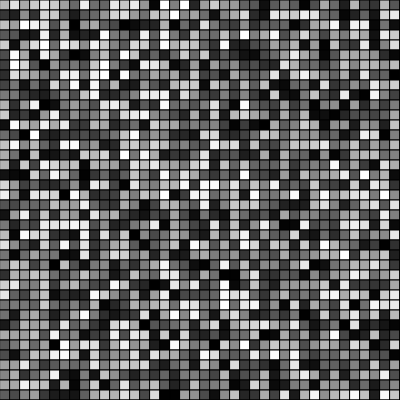
Frame 1 (no input)
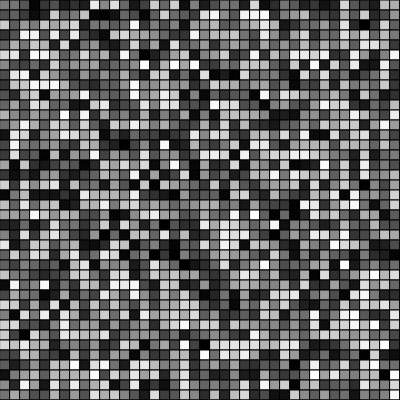
Frame 2 (the mouse pressed at the canvas centre, redrawn once)

The p5.js sketch that drew these frames (run headless with seeded random() and noise() and a simulated clock; the mouse was pressed at the canvas centre and the sketch redrawn once):

// p5.js sketch
// ── sketch.js
function setup() {
    createCanvas(400, 400);
  }
  
  function draw() {
    background(220);
    for(let x = 0; x <= width; x = x + 10) {
      for(let y = 0; y <= height; y = y + 10) {
        fill(random(0, 255));
        rect(x, y, 10, 10);
      }
    }
    noLoop();
  }
// ── codename.html
<!DOCTYPE html>

<html lang="en">
<head>
    <meta charset="UTF-8">
    <meta name="viewport" content="width=device-width, initial-scale=1.0">
    <link rel="stylesheet" href="codenamestyle.css">
    <title>Code Names Live</title>
</head>
<!-- <body>

    <div class="container">
        <h1>Mission impossible</h1>
        <p>Shhhh...Fellow spies, the Secret Intelligence Service has just sent the latest mission. <br>You need to pass this word secretly to your ally. Don't say it. Use another word or phrase to describe it. <br><br>Please click start and enter your password in the box below to let the other party guess it.</p>
        <button onclick="startGame()">Start Game</button><br><br><br>
        <div class="word-card" id="wordCard">Random Word</div>
        <br><br><br><br><br><br>
        <div class="cover" id="cover" onclick="revealWord()">Click to Reveal</div>
        
        <input type="text" id="clueInput" placeholder="Enter your clue...">
        
        <button onclick="submitClue()">Submit Clue</button>
    </div>

    

    <div id="output"></div>
        <div id="cluesContainer">
            <h2>Clues:</h2>
            <ul id="cluesList"></ul>
        </div>

    <script src="codenames.js"></script>
</body>
</html> -->

<body>

    <div class="container">
        <h1>Act 2: Code Names Challenge</h1>
        <p>Actors, welcome to the Code Names challenge! Your task is to provide a one-word clue to help your team guess the correct word.</p>
        <button onclick="startGame()">Start Game</button>
        <div class="word-card" id="wordCard">Random Word</div>
        <!-- <div class="cover" id="cover" onclick="revealWord()">Click to Reveal</div> -->
        <input type="text" id="clueInput" placeholder="Enter your clue...">
        <button onclick="submitClue()">Submit Clue</button><br><br><br>

        <input type="text" id="guessInput" placeholder="Enter your guess...">
        <button onclick="guessWord()">Guess Word</button>
        <div id="output">aaa</div>
        <div id="cluesContainer">
            <h2>Clues:</h2>
            <ul id="cluesList"></ul>
        </div>
    </div>

    <script src="codenames.js"></script>
</body>
</html>

// ── codenames.js
var words = ["apple", "banana", "carrot", "grasshopper", "bubblefish", "rhino"];
var currentWord = "";
var gameStarted = false;
var outputElement = document.getElementById('output');
var coverElement = document.getElementById('cover');
var clues = []; // 保存所有线索的数组
var guess = [];

function getRandomWord() {
    var randomIndex = Math.floor(Math.random() * words.length);
    return words[randomIndex];
}

function updateWordCard() {
    currentWord = getRandomWord();
    document.getElementById('wordCard').textContent = currentWord;
}

function startGame() {
    gameStarted = true;
    updateWordCard();
}

function submitClue() {
    var clue = document.getElementById('clueInput').value;

    if (!gameStarted) {
        outputElement.textContent = "Please start the game first.";
        return;
    }

    if (clue.trim() === "") {
        outputElement.textContent = "Please enter a clue.";
        return;
    }

    if(clue.includes("apple") || clue.includes("banana")||clue.includes("carrot") || clue.includes("grasshopper")||clue.includes("bubblefish") || clue.includes("rhino")){
        outputElement.textContent = "You spoiler!!!This round ends";
        return;
    }else{
        outputElement.textContent = "Team, your clue is: '" + clue + "'";
        clues.push(clue); // 将线索添加到数组
        displayClues(); // 显示所有线索
    
        // 清空输入框
        document.getElementById('clueInput').value = "";
    }
}

function guessWord() {
    var guessWord = document.getElementById('guessInput').value;

    if (!gameStarted) {
        outputElement.textContent = "Please start the game first.";
        return;
    }

    if(guessWord === currentWord){
        outputElement.textContent = "Mission completed!!!Another round?";
        return;
    }else{
        outputElement.textContent = "Try again";
        guess.push(guessWord); // 将线索添加到数组
        displayGuess(); // 显示所有线索
    
        // 清空输入框
        document.getElementById('guessInput').value = "";
    }
}


function displayClues() {
    // 在页面上显示所有线索
    var cluesList = document.getElementById('cluesList');
    cluesList.innerHTML = ""; // 清空先前的线索

    for (var i = 0; i < clues.length; i++) {
        var clueItem = document.createElement('li');
        clueItem.textContent = "Clue " + (i + 1) + ": " + clues[i];
        cluesList.appendChild(clueItem);
    }
}
// ── script.js
let currentScene = 1;

function startGame() {
    document.getElementById('scene' + currentScene).style.display = 'none';
    currentScene++;
    document.getElementById('scene' + currentScene).style.display = 'block';
}

function nextScene() {
    document.getElementById('scene' + currentScene).style.display = 'none';
    currentScene++;
    document.getElementById('scene' + currentScene).style.display = 'block';

    // Simulate Function Challenge
    if (currentScene === 2) {
        document.getElementById('functionChallenge').innerHTML = '<p>Code a function to add two numbers:</p>';
        document.getElementById('functionChallenge').innerHTML += '<code>function addNumbers(a, b) { return a + b; }</code>';
    }
}

function processChoice() {
    const chosenNumber = document.getElementById('chosenNumber').value;
    // Simulate Chance Outcome
    alert(`You chose ${chosenNumber}. Get ready for function challenges!`);
    nextScene();
}

function endGame() {
    alert('Congratulations! You completed the coding adventure.');
    // You can add additional actions or reset the game here
}


//////

function chooseOption(option) {
    var outputElement = document.getElementById('output');

    if (option === 'A') {
        // If option A is selected, display "AH AH AH AH"
        outputElement.textContent = 'AH AH AH AH';
    } else if (option === 'B') {
        // If option B is selected, display a bee text art
        outputElement.innerHTML = '<pre>' +
                                  '  /""""""\\   \n' +
                                  '  | (o) (o) |\n' +
                                  '  C         _) \n' +
                                  '   \\    ,___/\n' +
                                  '    \\______/\n' +
                                  '</pre>';
    }
}

///
function runCode() {
    var code = document.getElementById('code').value;
    var outputElement = document.getElementById('output');
    
    // Simulate the execution of the code (simplified for demonstration)
    if (code.includes("OUTBOX") && code.includes("INBOX")) {
        outputElement.textContent = "Congratulations! You completed the level!";
    } else {
        outputElement.textContent = "Your code is incorrect. Try again!";
    }
}

///

var codeInput = document.getElementById('code');

function appendToCode(command) {
    codeInput.value += command + '\n';
}

function runCode() {
    var code = codeInput.value;
    var outputElement = document.getElementById('output');

    // Simulate the execution of the code (simplified for demonstration)
    if (code.includes("OUTBOX") && code.includes("INBOX")) {
        outputElement.textContent = "Actors, well done! You completed the challenge!";
    } else {
        outputElement.textContent = "Actors, your code is incorrect. Try again!";
    }
}



// ── style.css

html, body {
    margin: 0;
  }
  
  /* Scrollbar Width */
  ::-webkit-scrollbar {
    width: 20px;
  }
  
  /* Hacky way to change the position of the scrollbar */
  #leftcol {
    direction: rtl;
    text-align: left;
  }
  
  #leftcol > * {
    direction: ltr;
  }
  
  /* Track */
  ::-webkit-scrollbar-track {
    box-shadow: inset 0 0 5px grey; 
    border-radius: 10px;
  }
   
  /* Handle */
  ::-webkit-scrollbar-thumb {
    background: #836161;
    border-radius: 10px;
  }
  
  /* Handle on hover */
  ::-webkit-scrollbar-thumb:hover {
    background: rgb(170, 154, 154); 
  }
  
  #leftcol {
    font-family: sans-serif;
    color: #ffffff;
    font-size: 10em;
    width: 50%;
    height: 100vh;
    float: left;
    
    background: linear-gradient(0deg, #A3C6C4 0%, #6C7A89 100%);
    background-size: 200%;
    overflow-x: hidden;
    overflow-y: scroll;
  }
  
  #rightcol {
    font-family: sans-serif;
    color: #ffffff;
    font-size: 10em;
    width: 50%;
    height: 100vh;
    float: right;
    /* background: linear-gradient(0deg, rgba(34,193,195,1) 0%, rgba(253,187,45,1) 100%); */
    background: linear-gradient(0deg, rgba(34,193,195,1) 0%, rgba(253,187,45,1) 100%);
    /* background-color: #D3AC2B; */
    
    overflow-x: hidden;
    overflow-y: scroll;
    background-size: 200%;
  }
  
  #floatclear {
    float: none;
  }
  
  @media screen and (max-width: 1000px) {
    #leftcol {
      width: 100%;
    }
    #rightcol {
      width: 100%;
      height: auto;
      overflow-y: hidden;
    }
  }
